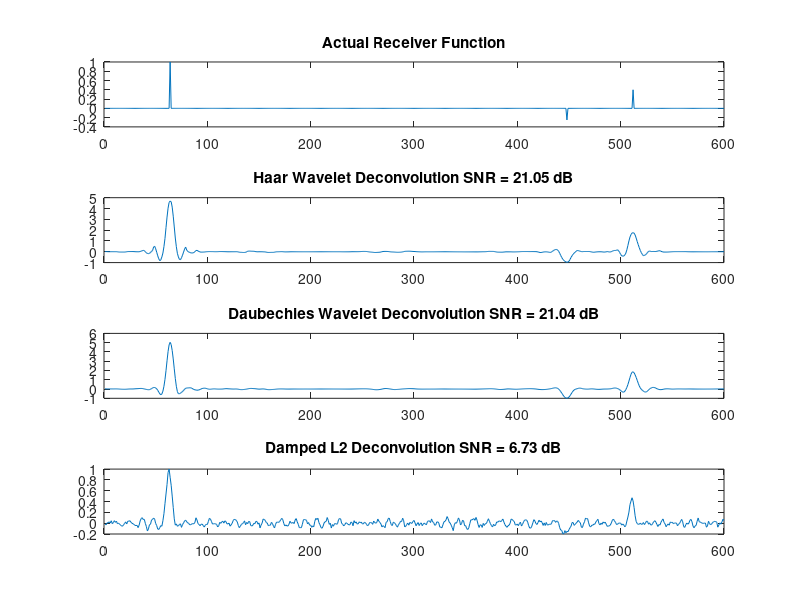
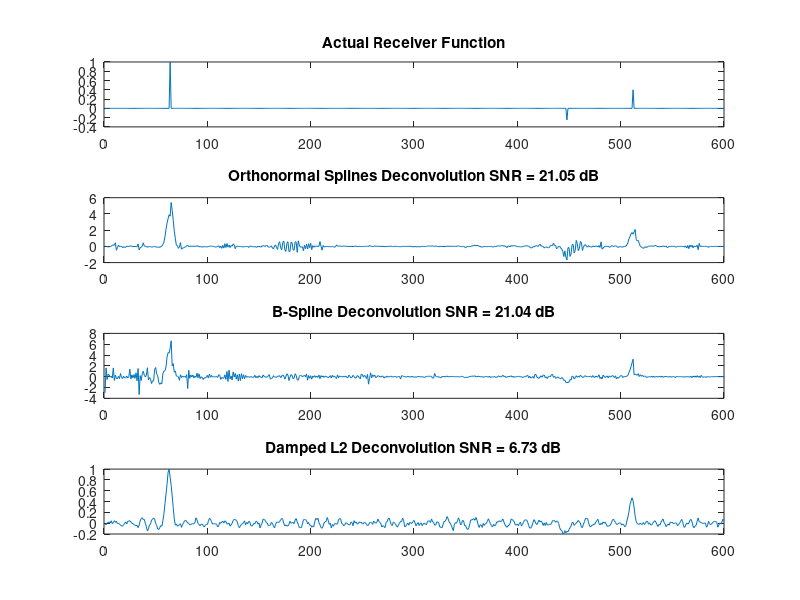

These figures' MATLAB source, in order:
clear all; close all;

load synthetic_test.mat
snr = @(x,y)abs(20*log10(norm(x(:))/norm(x(:)-y(:))));

for ii = 1:2
rec(ii,:) = D1{ii}{1};
end
load synthetic_test_3splines.mat

for ii = 1:2
rec(ii+2,:) = D1{ii}{1};
end

rec(5,:) = D1{1}{2};
n = size(rec,2);
pad = 15;
peak1 = round(n/16) - pad : round(n/16) + pad ;
peak2 = round(n*(7/16)) - pad : round(n*(7/16)) + pad ;
peak3 = round(n*(8/16)) - pad : round(n*(8/16)) + pad ;

np = length(peak1);

%rmax = max(rec(:,peak3));
%rmax = kron(ones(1,n),rmax);

rt = rec;
r = abs(rec);

rmax = max(r(:,peak1),[],2);
rmax = kron(ones(1,np),rmax);
rec(:,peak1) = r(:,peak1)./rmax;

rmax = max(r(:,peak2),[],2);
rmax = kron(ones(1,np),rmax);
rec(:,peak2) = r(:,peak2)./rmax;

rmax = max(r(:,peak3),[],2);
rmax = kron(ones(1,np),rmax);
rec(:,peak3) = r(:,peak3)./rmax;

wrec = rec([1,2,5],:);
srec = rec([3,4,5],:);

rec0 = zeros(n,1);
rec0(round(n/16)) = 1;
rec0(round(n*(7/16))) = -1;
rec0(round(n*(8/16))) = 1;

rec0t = zeros(n,1);
rec0t(round(n/16)) = 1;
rec0t(round(n*(7/16))) = -0.25;
rec0t(round(n*(8/16))) = 0.4;


t = 1:n;

wavs={'Haar Wavelets',...
    'Daubechies Wavelets',...
    'Simultaneous Deconvolution',...
    'Actual Spike Train'};
splin={'Orthonormal Splines',...
    'B - Splines',...
    'Simultaneous Deconvolution',...
    'Actual Spike Train'};

rec0 = rec0.^2;
%% PLOTS
tt = t(1:600);
rt = rt(:,1:600);
figure(11)
subplot(4,1,1)
    plot(tt,rec0t(1:600))
    title('Actual Receiver Function')
subplot(4,1,2)
    plot(tt,rt(1,:))
    title(sprintf('Haar Wavelet Deconvolution SNR = %2.2f dB',snr(rec0t(1:600),rt(1,:))))
subplot(4,1,3)
    plot(tt,rt(2,:))
    title(sprintf('Daubechies Wavelet Deconvolution SNR = %2.2f dB',snr(rec0t(1:600),rt(2,:))))
subplot(4,1,4)
    plot(tt,rt(5,:))
    title(sprintf('Damped L2 Deconvolution SNR = %2.2f dB',snr(rec0t(1:600),rt(5,:))))

figure(15)
subplot(4,1,1)
    plot(tt,rec0t(1:600))
    title('Actual Receiver Function')
subplot(4,1,2)
    plot(tt,rt(3,:))
    title(sprintf('Orthonormal Splines Deconvolution SNR = %2.2f dB',snr(rec0t(1:600),rt(1,:))))
subplot(4,1,3)
    plot(tt,rt(4,:))
    title(sprintf('B-Spline Deconvolution SNR = %2.2f dB',snr(rec0t(1:600),rt(2,:))))
subplot(4,1,4)
    plot(tt,rt(5,:))
    title(sprintf('Damped L2 Deconvolution SNR = %2.2f dB',snr(rec0t(1:600),rt(5,:))))
    
%{
figure(2);
subplot(1,2,1)
    plot(t(:,peak1),wrec(:,peak1).^2)
    hold on
    plot(t(:,peak1),rec0(peak1),'k','LineWidth',2)
    legend(wavs,'Location','NorthEast')    
    title('First Peak - Wavelets')
subplot(1,2,2)
    plot(t(:,peak1),srec(:,peak1).^2)
    hold on
    plot(t(:,peak1),rec0(peak1),'k','LineWidth',2)
    legend(splin,'Location','NorthEast')
    title('First Peak - Splines')

figure(3);
subplot(1,2,1)
    plot(t(:,peak2),wrec(:,peak2).^2)
    hold on
    plot(t(:,peak2),rec0(peak2),'k','LineWidth',2)
    legend(wavs,'Location','NorthEast')
    title('Second Peak - Wavelets')
subplot(1,2,2)
    plot(t(:,peak2),srec(:,peak2).^2)
    hold on
    plot(t(:,peak2),rec0(peak2),'k','LineWidth',2)
    legend(splin,'Location','NorthEast')    
    title('Second Peak - Splines')

figure(4);
subplot(1,2,1)
    plot(t(:,peak3),wrec(:,peak3).^2)
    hold on
    plot(t(:,peak3),rec0(peak3),'k','LineWidth',2)
    legend(wavs,'Location','NorthEast')    
    title('Third Peak - Wavelets')
subplot(1,2,2)
    plot(t(:,peak3),srec(:,peak3).^2)
    hold on
    plot(t(:,peak3),rec0(peak3),'k','LineWidth',2)
    legend(splin,'Location','NorthEast')    
    title('Third Peak - Splines')
    
  %} 
